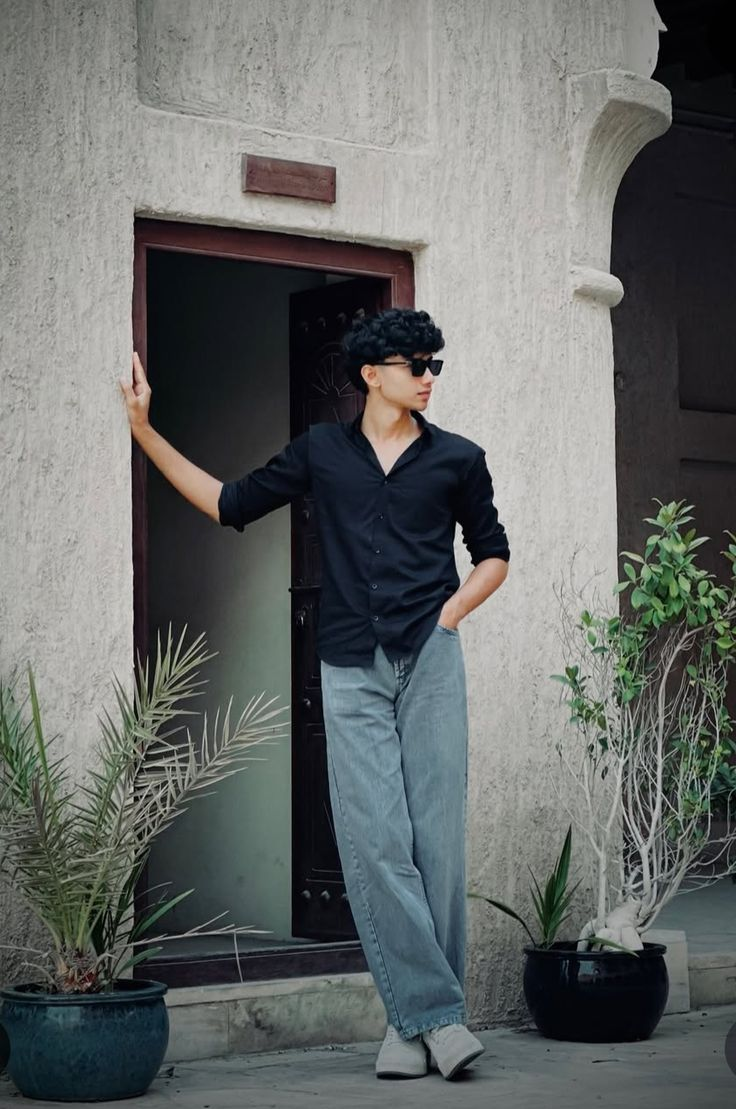
#> input picture backend/Dataset/Real/Real2.jpg, 736 x 1109 px, found by its file name; its folder holds 4 pictures in this run
$ python train.py
#> lines starting #> are read from the running program, lines starting #| are printed output that depends on the picture
import os
import cv2
import joblib
import numpy as np

from sklearn.svm import SVC


real_path = "dataset/real"
fake_path = "dataset/fake"

X = []
y = []


def process(folder, label):

#> called with folder = 'dataset/real', label = 0
    for img_name in os.listdir(folder):

        img_path = os.path.join(folder, img_name)

        img = cv2.imread(img_path)
#> img is the input picture: shape (1109, 736, 3); mean B, G, R 103.7, 105.4, 102

        if img is None:
            continue

        img = cv2.resize(img, (100, 100))
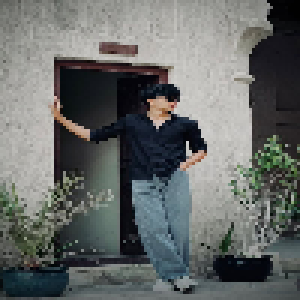
#> img: shape (100, 100, 3) (shown 3 times larger); mean B, G, R 103.9, 105.5, 102.2

        img = img.flatten()

        X.append(img)

        y.append(label)
#> pass 2 of the loop in process, `for img_name in os.listdir(folder):`:
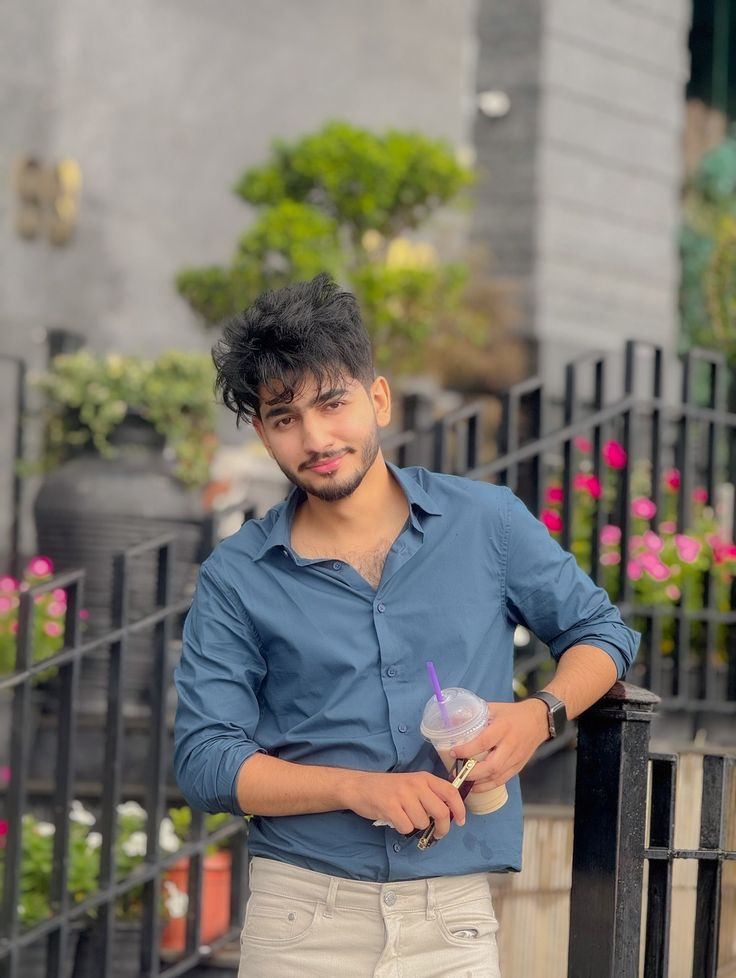
#> input picture backend/Dataset/Real/Real3.jpg, 736 x 978 px, found by its file name
#> in process, img is the input picture: shape (978, 736, 3); mean B, G, R 111.9, 120.7, 125.2
#> in process, `img = cv2.resize(img, (100, 100))`:
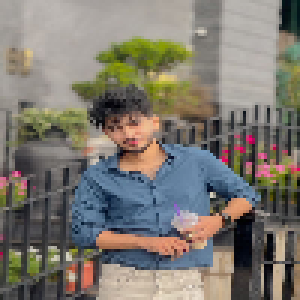
#> img: shape (100, 100, 3) (shown 3 times larger); mean B, G, R 111.9, 120.6, 125.1
#> pass 3 of the loop in process, `for img_name in os.listdir(folder):`:
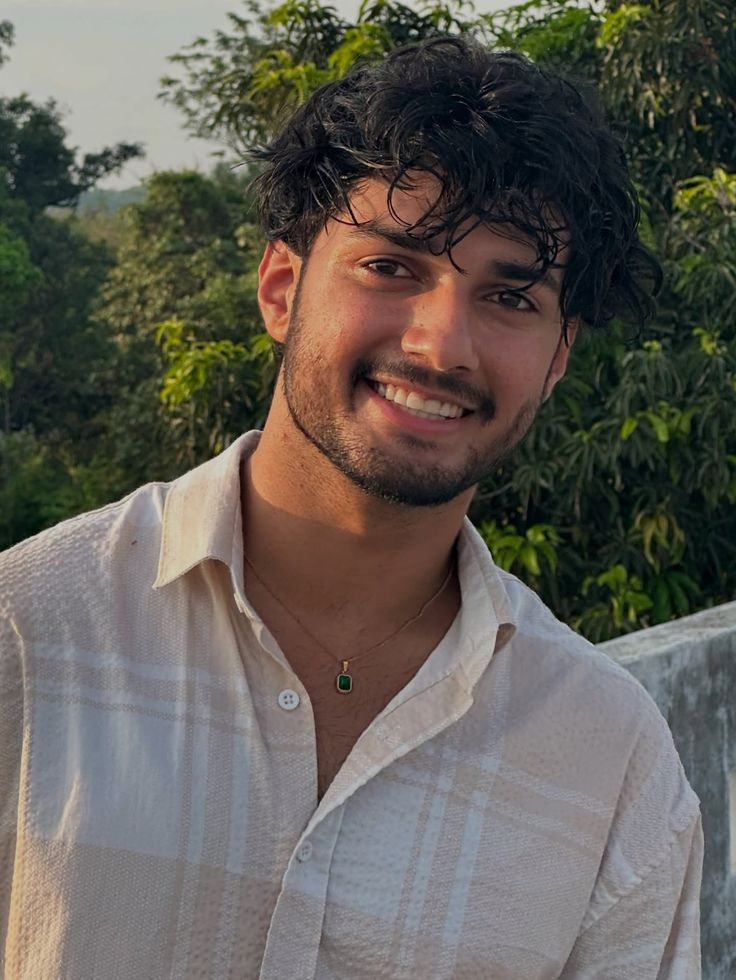
#> input picture backend/Dataset/Real/Real5.jpg, 736 x 980 px, found by its file name
#> in process, img is the input picture: shape (980, 736, 3); mean B, G, R 86, 93.3, 97.8
#> in process, `img = cv2.resize(img, (100, 100))`:
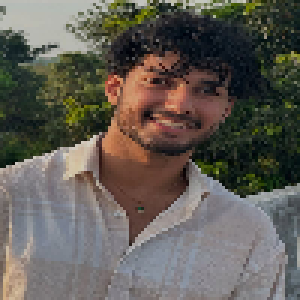
#> img: shape (100, 100, 3) (shown 3 times larger); mean B, G, R 85.8, 93.1, 97.7
#> the loop made 4 passes; the first 3 are shown


process(real_path, 0)
process(fake_path, 1)
#> (the run stopped early here; a loop or call above may not have finished)
